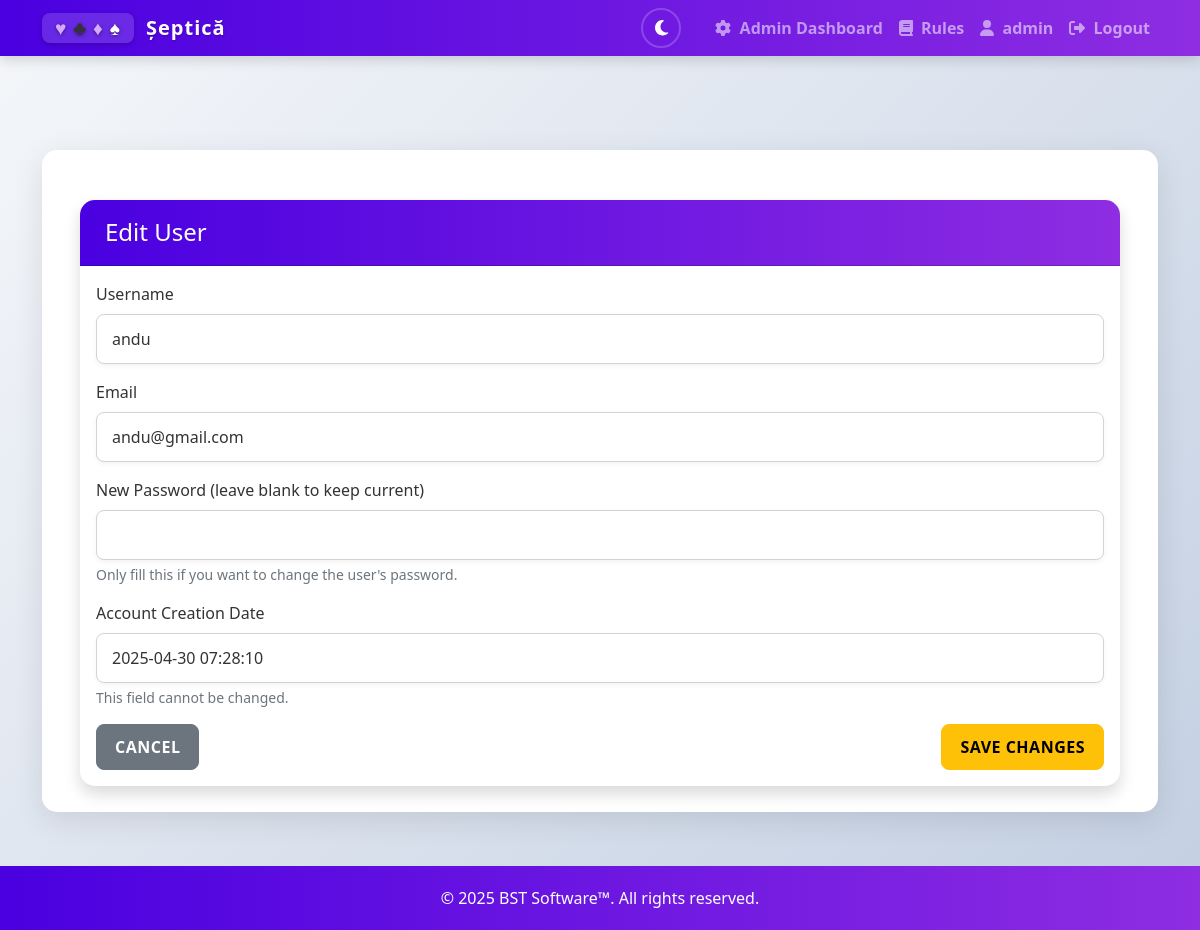
/admin/user/4/edit (signed in), run on the app's committed database.
### app.py (models this page shows, shortened)
class User(db.Model, UserMixin):
    id = db.Column(db.Integer, primary_key=True)
    username = db.Column(db.String(80), unique=True, nullable=False)
    email = db.Column(db.String(120), unique=True, nullable=False)
    password = db.Column(db.String(200), nullable=False)
    created_at = db.Column(db.DateTime, default=datetime.utcnow)
    is_admin = db.Column(db.Boolean, default=False)
    lobby_players = db.relationship('LobbyPlayer', back_populates='user', cascade='all, delete-orphan')

### app.py (the view, shortened to what this page needs)
@application.route('/admin/user/<int:user_id>/edit', methods=['GET', 'POST'])
def admin_edit_user(user_id):
    if not session.get('is_admin', False):
        flash('You do not have permission to access this page!', 'error')
        return redirect(url_for('lobbies'))
    try:
        user = User.query.get_or_404(user_id)
        if user.is_admin:
            flash('Cannot edit admin user!', 'error')
            return redirect(url_for('admin_users'))
        return render_template('admin_edit_user.html', user=user)
    except Exception as e:
        logger.error(f"Error editing user: {e}")
        flash('An error occurred while editing user.', 'error')
        return redirect(url_for('admin_users'))

### app.py (called while the page is built)
@login_manager.user_loader
def load_user(user_id):
    return User.query.get(int(user_id))

### templates/admin_edit_user.html (shortened to what this page needs)
{% extends "base.html" %}
{% block content %}
<div class="container mt-4">
    <div class="card shadow">
        <div class="card-header bg-warning">
            <h4 class="mb-0">Edit User</h4>
        </div>
        <div class="card-body">
            <form method="POST" action="{{ url_for('admin_edit_user', user_id=user.id) }}">
                <div class="mb-3">
                    <label for="username" class="form-label">Username</label>
                    <input type="text" class="form-control" id="username" name="username" value="{{ user.username }}" required>
                </div>
                <div class="mb-3">
                    <label for="email" class="form-label">Email</label>
                    <input type="email" class="form-control" id="email" name="email" value="{{ user.email }}" required>
                </div>
                <div class="mb-3">
                    <label for="password" class="form-label">New Password (leave blank to keep current)</label>
                    <input type="password" class="form-control" id="password" name="password">
                    <div class="form-text">Only fill this if you want to change the user's password.</div>
                </div>
                <div class="mb-3">
                    <label class="form-label">Account Creation Date</label>
                    <input type="text" class="form-control" value="{{ user.created_at.strftime('%Y-%m-%d %H:%M:%S') }}" readonly>
                    <div class="form-text">This field cannot be changed.</div>
                </div>
                <div class="d-flex justify-content-between">
                    <a href="{{ url_for('admin_user_details', user_id=user.id) }}" class="btn btn-secondary">Cancel</a>
                    <button type="submit" class="btn btn-warning">Save Changes</button>
                </div>
            </form>
        </div>
    </div>
</div>
{% endblock %}

### templates/base.html (shortened to what this page needs)
<!DOCTYPE html>
<html lang="en">
<head>
    <link rel="stylesheet" href="https://cdn.jsdelivr.net/npm/bootstrap@5.2.3/dist/css/bootstrap.min.css">
    <link rel="stylesheet" href="https://cdnjs.cloudflare.com/ajax/libs/font-awesome/6.4.0/css/all.min.css">
    <link rel="stylesheet" href="{{ url_for('static', filename='css/style.css') }}">
    <link rel="stylesheet" href="{{ url_for('static', filename='css/admin-dark.css') }}">
</head>
<body class="d-flex flex-column min-vh-100">
    <div class="animated-bg">
        <span></span>
    </div>
    <nav class="navbar navbar-expand-lg navbar-dark fixed-top">
        <div class="container">            <a class="navbar-brand" href="{{ url_for('index') }}">
                <span class="card-suit-logo">
                    <span class="card-symbol heart-purple">♥</span>
                    <span class="card-symbol club-black">♣</span>
                    <span class="card-symbol diamond-purple">♦</span>
                    <span class="card-symbol spade-black">♠</span>
                </span>
                Șeptică
            </a>
            <div class="collapse navbar-collapse" id="navbarNav">
                <ul class="navbar-nav ms-auto">
                    <li class="nav-item me-3">
                        <button id="theme-toggle" class="btn btn-sm theme-toggle-btn" aria-label="Toggle dark mode">
                            <i class="fas fa-moon"></i>
                        </button>
                    </li>
                    {% if 'username' in session %}
                        {% if session.get('is_admin', False) %}
                        <li class="nav-item">
                            <a class="nav-link" href="{{ url_for('admin_dashboard') }}">
                                <i class="fas fa-cog me-1"></i> Admin Dashboard
                            </a>
                        </li>
                        {% endif %}
                        <li class="nav-item">
                            <a class="nav-link" href="{{ url_for('rules') }}">
                                <i class="fas fa-book me-1"></i> Rules
                            </a>
                        </li>
                        <li class="nav-item">
                            {% if session.get('is_guest', False) %}
                            <span class="nav-link disabled text-muted">
                                <i class="fas fa-user-ninja me-1"></i> {{ session['username'] }}
                                <small class="badge bg-secondary ms-1">Guest</small>
                            </span>
                            {% else %}
                            <a class="nav-link" href="{{ url_for('statistics') }}">
                                <i class="fas fa-user me-1"></i> {{ session['username'] }}
                            </a>
                            {% endif %}
                        </li>
                        <li class="nav-item">
                            <a class="nav-link" href="{{ url_for('logout') }}">
                                <i class="fas fa-sign-out-alt me-1"></i> Logout
                            </a>
                        </li>
                    {% endif %}
                </ul>
            </div>
        </div>
    </nav>
    <div class="container my-4 navbar-padding">
        <div class="page-container">
            {% block content %}{% endblock %}
        </div>
    </div>
    <footer class="footer mt-auto py-3">
        <div class="container text-center">
            <span>&copy; 2025 BST Software™. All rights reserved.</span>
        </div>
    </footer>
</body>
</html>

### static/css/style.css (style rules this page uses)
:root { --primary-color: #4a00e0; --primary-color-rgb: 74, 0, 224; --secondary-color: #8e2de2; --secondary-color-rgb: 142, 45, 226; --accent-color: #ff6b6b; --light-accent: #ffb347; --success-color: #02c39a; --danger-color: #e63946; --warning-color: #f9c74f; --light-bg: #f0f2f5; --card-color: #ffffff; --text-color: #333333; --text-light: #6c757d; --body-bg: linear-gradient(135deg, #f5f7fa 0%, #c3cfe2 100%); --navbar-bg: linear-gradient(90deg, var(--primary-color), var(--secondary-color)); --footer-bg: rgba(255, 255, 255, 0.9); --footer-text: #6c757d; --input-bg: #fff; --input-border: #ced4da; --hearts: #e74c3c; --diamonds: #e67e22; --clubs: #2c3e50; --spades: #34495e; --card-border: #ddd; --card-shadow: rgba(0, 0, 0, 0.1); }
html { background: var(--body-bg); }
body { background: var(--body-bg); font-family: 'Segoe UI', Tahoma, Geneva, Verdana, sans-serif; color: var(--text-color); transition: background 0.3s ease, color 0.3s ease; padding-top: 56px; }
.navbar { background: var(--navbar-bg) !important; box-shadow: 0 4px 12px rgba(0, 0, 0, 0.15); z-index: 1030; }
.navbar-padding { padding-top: 70px; }
.navbar-brand { font-weight: 700; letter-spacing: 1px; text-shadow: 1px 1px 2px rgba(0, 0, 0, 0.2); display: flex; align-items: center; }
.card-suit-logo { display: inline-flex; align-items: center; margin-right: 12px; background: rgba(255, 255, 255, 0.15); padding: 5px 10px; border-radius: 8px; box-shadow: 0 2px 5px rgba(0, 0, 0, 0.2); transition: all 0.3s ease; }
.card-suit-logo .card-symbol { font-size: 1.2rem; font-weight: bold; margin: 0 3px; animation: pulse 4s infinite; animation-delay: calc(var(--i) * 0.7s); line-height: 1; text-shadow: 0 1px 3px rgba(0, 0, 0, 0.3); filter: drop-shadow(0 1px 2px rgba(0, 0, 0, 0.2)); }
.card-suit-logo .heart-purple { color: #d6a9ff; --i: 0; }
.card-suit-logo .club-black { color: var(--text-color); --i: 2; }
.card-suit-logo .diamond-purple { color: #d6a9ff; --i: 3; }
.nav-link { font-weight: 600; transition: all 0.3s; }
.card { border: none; border-radius: 15px; overflow: hidden; transition: transform 0.3s, box-shadow 0.3s; background: var(--card-color); box-shadow: 0 5px 15px rgba(0, 0, 0, 0.08); }
.card-header { padding: 18px 25px; background: linear-gradient(90deg, var(--primary-color), var(--secondary-color)); color: white; font-weight: 600; }
.btn { border-radius: 8px; padding: 10px 18px; font-weight: 600; transition: all 0.3s; text-transform: uppercase; letter-spacing: 0.5px; }
.form-control { border-radius: 8px; padding: 12px 15px; border: 1px solid var(--input-border); box-shadow: 0 2px 5px rgba(0, 0, 0, 0.05); transition: all 0.3s; background-color: var(--input-bg); color: var(--text-color); }
.footer { background: var(--navbar-bg) !important; color: white !important; padding: 20px 0 !important; font-weight: 500; transition: background 0.3s ease; }
.page-container { background-color: var(--card-color); border-radius: 15px; padding: 25px; box-shadow: 0 8px 30px var(--card-shadow); backdrop-filter: blur(10px); margin-bottom: 30px; transition: background-color 0.3s ease, box-shadow 0.3s ease; border: 1px solid transparent; }
.animated-bg { position: fixed; top: 0; left: 0; width: 100%; height: 100%; z-index: -1; overflow: hidden; }
.animated-bg span { position: absolute; display: block; width: 20px; height: 20px; background: linear-gradient(45deg, var(--primary-color), var(--secondary-color)); opacity: 0.1; border-radius: 50%; animation: float 25s linear infinite; }
.animated-bg span:nth-child(5) { top: 10%; left: 70%; width: 70px; height: 70px; animation-delay: 8s; animation-duration: 24s; }
.theme-toggle-btn { background-color: transparent; color: white; border: 2px solid rgba(255, 255, 255, 0.2); width: 40px; height: 40px; border-radius: 50%; display: flex; align-items: center; justify-content: center; font-size: 1.1rem; transition: all 0.3s ease; padding: 0; margin-right: 10px; }
.theme-toggle-btn .fa-moon { display: inline-block; color: white; }

### data on the page
User: username "admin"
User: username "andu", email "andu@gmail.com", created_at "2025-04-30 07:28:10"
